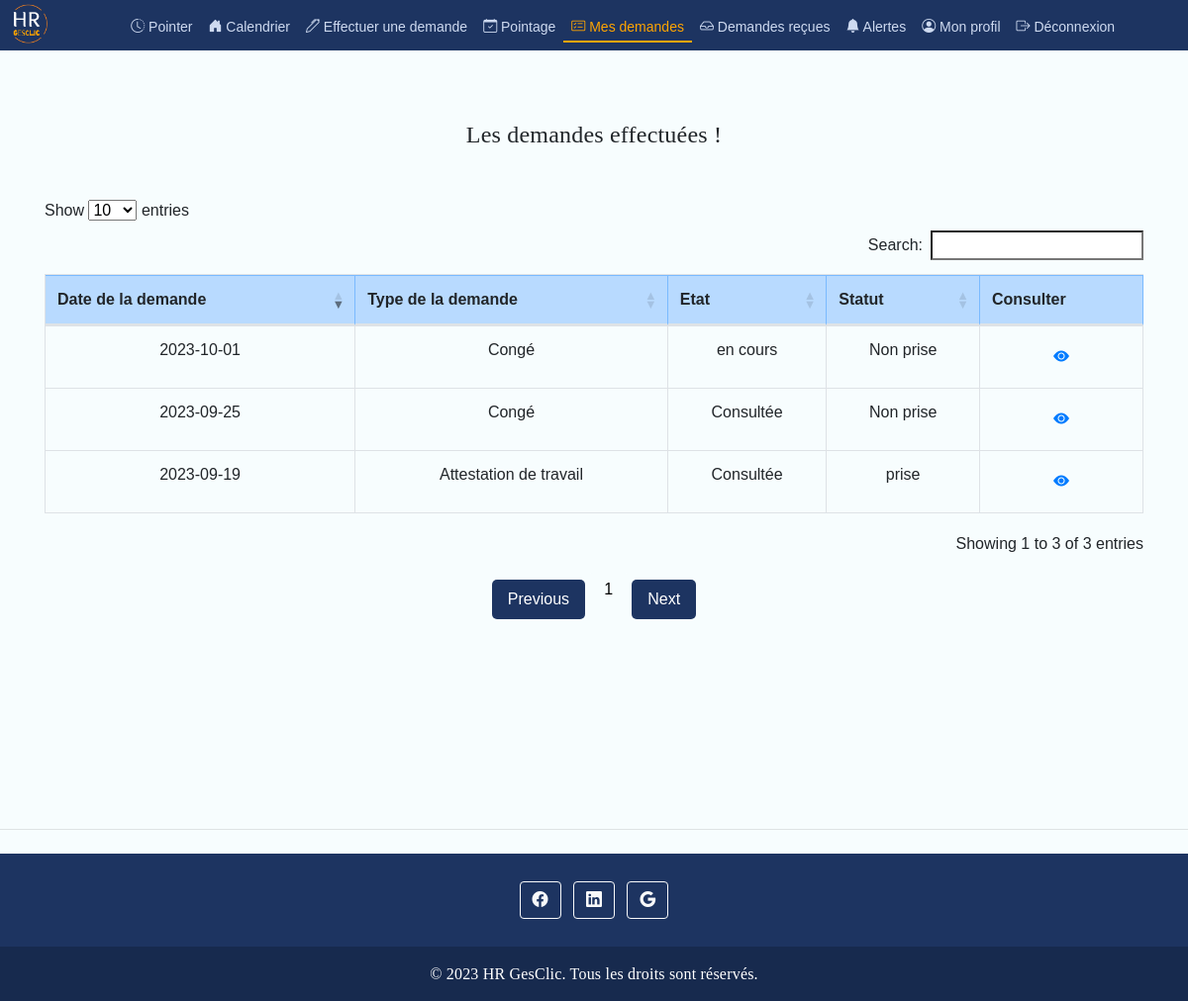
The app's page /demandes_effectues.php (signed in) with its own data.
### tables this page shows
CREATE TABLE `demande` (
  `N_dmd` int(11) NOT NULL,
  `type_dmd` varchar(100) DEFAULT NULL,
  `DateSoumission` date DEFAULT NULL,
  `Statut` varchar(50) DEFAULT 'Non prise',
  `dscr_dmd` varchar(100) DEFAULT NULL,
  `etat` varchar(30) NOT NULL DEFAULT 'en cours',
  `id_conge` int(11) DEFAULT NULL,
  `id_admin` int(11) DEFAULT NULL,
  `employe_id` int(11) DEFAULT NULL,
  `id_bltn` int(11) DEFAULT NULL,
  `employeID_destinataire` int(11) DEFAULT NULL,
  `adminID_destinataire` int(11) DEFAULT NULL,
  `reponse` varchar(100) DEFAULT NULL,
  `vu` varchar(6) NOT NULL DEFAULT 'Non',
  `id_recup` int(11) DEFAULT NULL
);

### server.php (called while the page is built, shortened)
<?php
$servername = 'localhost';
$username = 'root';
$password = '';
$db = 'gesclic';
$conn = mysqli_connect($servername, $username, $password, $db);
if (isset($_SESSION['user_id'])) {
    $employe_id = $_SESSION['user_id'];
    $dm_effe = "SELECT * FROM demande WHERE employe_id = '$employe_id' ORDER BY DateSoumission DESC" ;
    $result = mysqli_query($conn, $dm_effe);
}
?>

### demandes_effectues.php (the view, shortened to what this page needs)
<?php
include('server.php');
 include('head.php')
 ?>
<header class="text-center py-5 mt-5">
    <div class="container">
        <br>
        <h4>Les demandes effectuées !</h4>
    </div>
</header>
<div class="container">
    <table id="table" class="table  mb-4 table-bordered" style="width:100%">
        <thead class="table-primary">
            <tr>
                <th data-search="true">Date de la demande</th>
                <th data-search="true">Type de la demande</th>
                <th data-search="true">Etat</th>
                <?php
                if ($role == 'employee') { ?><th data-search="true">Statut</th><?php } ?>
                <th data-orderable="false">Consulter</th>
            </tr>
        </thead>
        <tbody>
                <?php
                if ($role == 'employee') {
                while ($row = mysqli_fetch_assoc($result)) {
                    ?>
                    <tr>
                        <td><?php echo $row['DateSoumission']; ?></td>
                        <td><?php echo $row['type_dmd']; ?></td>
                        <td><?php echo $row['etat']; ?></td>
                        <td><?php echo $row['Statut']; ?></td>
                        <td>
                            <button class="btn btn-link btn-details " data-request-id="<?php echo $row['N_dmd']; ?>">
                                <i class="bi bi-eye-fill"></i>
                            </button>
                        </td>
                    </tr>
                <?php
                }
        }
            ?>
        </tbody>
    </table>
    <br>
</div>
<br><br><br>
<br><br><br>
<?php include('footer.php'); ?>

### css/landing.css (style rules this page uses)
body, html { height: 100%; font-family: Poppins , Poppins-Regular , sans-serif; }
h1,h2,h3,h4,h5,h6 { margin: 2px; font-family: Poppins , Poppins-Regular ; letter-spacing: 0.20px; }
table { width: 100%; border-collapse: collapse; margin-bottom: 30px; }
th, td { padding: 8px; text-align: center; vertical-align: middle; }
table:not(.hidden) { display: table; }

### records on screen
demande: DateSoumission "2023-10-01", type_dmd "Congé", etat "en cours", Statut "Non prise"
demande: DateSoumission "2023-09-25", type_dmd "Congé", etat "Consultée", Statut "Non prise"
demande: DateSoumission "2023-09-19", type_dmd "Attestation de travail", etat "Consultée", Statut "prise"
